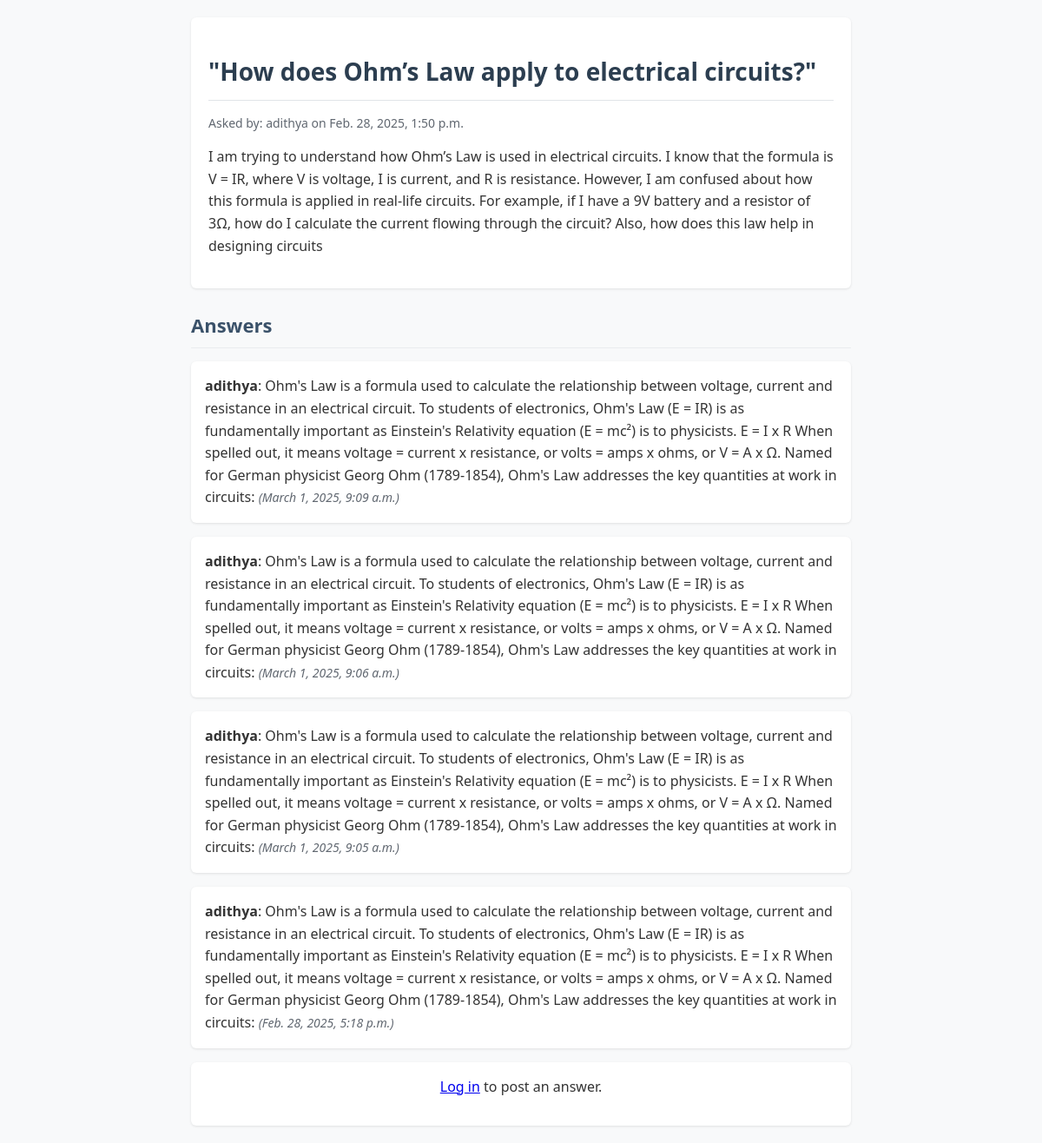
Page /question/6/ on the committed database.
### myapp/models.py (models this page shows, shortened)
class Question(models.Model):
    title = models.CharField(max_length=255)
    content = models.TextField()
    author = models.ForeignKey(User, on_delete=models.CASCADE)
    created_at = models.DateTimeField(auto_now_add=True)
    has_accepted_answer = models.BooleanField(default=False)
    votes = models.ManyToManyField(User, through='QuestionVote', related_name='question_votes', blank=True)

class Answer(models.Model):
    content = models.TextField()
    question = models.ForeignKey(Question, on_delete=models.CASCADE, related_name="answers")
    author = models.ForeignKey(User, on_delete=models.CASCADE)
    created_at = models.DateTimeField(auto_now_add=True)

### myapp/views.py (the view)
# urls.py: path("question/<int:question_id>/", question_detail, name="question_detail"),
def question_detail(request, question_id):
    question = get_object_or_404(Question, id=question_id)
    answers = Answer.objects.filter(question=question).order_by('-created_at')
    return render(request, "myapp/question_detail.html", {"question": question, "answers": answers, "form": AnswerForm()})

### myapp/templates/myapp/question_detail.html (shortened to what this page needs)
<!DOCTYPE html>
<html lang="en">
<head>
</head>
<body>
    <div class="question-container">
        <h1>{{ question.title }}</h1>
        <p class="author-info">Asked by: {{ question.author.username }} on {{ question.created_at }}</p>
        <div class="question-content">
            <p>{{ question.content }}</p>
        </div>
    </div>
    <h2>Answers</h2>
    <ul id="answers-list">
        {% for answer in answers %}
            <li id="answer-{{ answer.id }}">
                <strong>{{ answer.author.username }}</strong>: {{ answer.content }}
                <span class="answer-date">({{ answer.created_at }})</span>
            </li>
        {% endfor %}
    </ul>
    {% if user.is_authenticated %}
    <h2>Post Your Answer</h2>
    <form id="answer-form">
        {% csrf_token %}
        <div id="error-message" class="error-message" style="display: none;"></div>
        {{ form.as_p }}
        <button type="submit">Submit Answer</button>
    </form>
    {% else %}
    <div class="login-prompt">
        <p><a href="{% url 'login' %}">Log in</a> to post an answer.</p>
    </div>
    {% endif %}
</body>
</html>

### myapp/templates/myapp/question_detail.html (style rules this page uses)
* { box-sizing: border-box; margin: 0; padding: 0; }
body { font-family: 'Segoe UI', Tahoma, Geneva, Verdana, sans-serif; line-height: 1.6; color: #333; background-color: #f8f9fa; max-width: 800px; margin: 0 auto; padding: 20px; }
h1 { color: #2c3e50; margin: 20px 0 15px; padding-bottom: 10px; border-bottom: 1px solid #e1e4e8; font-size: 28px; }
h2 { color: #3a5169; font-size: 22px; margin: 25px 0 15px; padding-bottom: 8px; border-bottom: 1px solid #eaecef; }
p { margin-bottom: 16px; }
.question-container { background-color: #fff; padding: 20px; border-radius: 6px; box-shadow: 0 1px 3px rgba(0, 0, 0, 0.1); margin-bottom: 20px; }
.author-info { color: #606770; font-size: 14px; margin-bottom: 15px; }
#answers-list { list-style-type: none; }
#answers-list li { background-color: #fff; padding: 16px; border-radius: 6px; box-shadow: 0 1px 3px rgba(0, 0, 0, 0.1); margin-bottom: 16px; }
.answer-date { color: #606770; font-size: 14px; font-style: italic; }
.login-prompt { background-color: #fff; padding: 16px; border-radius: 6px; box-shadow: 0 1px 3px rgba(0, 0, 0, 0.1); text-align: center; }

### rows in the picture
Question: title "\"How does Ohm’s Law apply to electrical circuits?\"", author.username "adithya", created_at "Feb. 28, 2025, 1:50 p.m.", content "I am trying to understand how Ohm’s Law is used in electrical circuits. I know that the formula is V = IR, where V is voltage, I is current, and R is resistance. However, I am confused about how this formula is applied in real-life circuits. For example, if I have a 9V battery and a resistor of 3Ω, how do I calculate the current flowing through the circuit? Also, how does this law help in designing circuits"
Answer: author.username "adithya", content "Ohm's Law is a formula used to calculate the relationship between voltage, current and resistance in an electrical circuit. To students of electronics, Ohm's Law (E = IR) is as fundamentally important as Einstein's Relativity equation (E = mc²) is to physicists. E = I x R When spelled out, it means voltage = current x resistance, or volts = amps x ohms, or V = A x Ω. Named for German physicist Georg Ohm (1789-1854), Ohm's Law addresses the key quantities at work in circuits:", created_at "March 1, 2025, 9:09 a.m."
Answer: author.username "adithya", content "Ohm's Law is a formula used to calculate the relationship between voltage, current and resistance in an electrical circuit. To students of electronics, Ohm's Law (E = IR) is as fundamentally important as Einstein's Relativity equation (E = mc²) is to physicists. E = I x R When spelled out, it means voltage = current x resistance, or volts = amps x ohms, or V = A x Ω. Named for German physicist Georg Ohm (1789-1854), Ohm's Law addresses the key quantities at work in circuits:", created_at "March 1, 2025, 9:06 a.m."
Answer: author.username "adithya", content "Ohm's Law is a formula used to calculate the relationship between voltage, current and resistance in an electrical circuit. To students of electronics, Ohm's Law (E = IR) is as fundamentally important as Einstein's Relativity equation (E = mc²) is to physicists. E = I x R When spelled out, it means voltage = current x resistance, or volts = amps x ohms, or V = A x Ω. Named for German physicist Georg Ohm (1789-1854), Ohm's Law addresses the key quantities at work in circuits:", created_at "March 1, 2025, 9:05 a.m."
Answer: author.username "adithya", content "Ohm's Law is a formula used to calculate the relationship between voltage, current and resistance in an electrical circuit. To students of electronics, Ohm's Law (E = IR) is as fundamentally important as Einstein's Relativity equation (E = mc²) is to physicists. E = I x R When spelled out, it means voltage = current x resistance, or volts = amps x ohms, or V = A x Ω. Named for German physicist Georg Ohm (1789-1854), Ohm's Law addresses the key quantities at work in circuits:", created_at "Feb. 28, 2025, 5:18 p.m."
